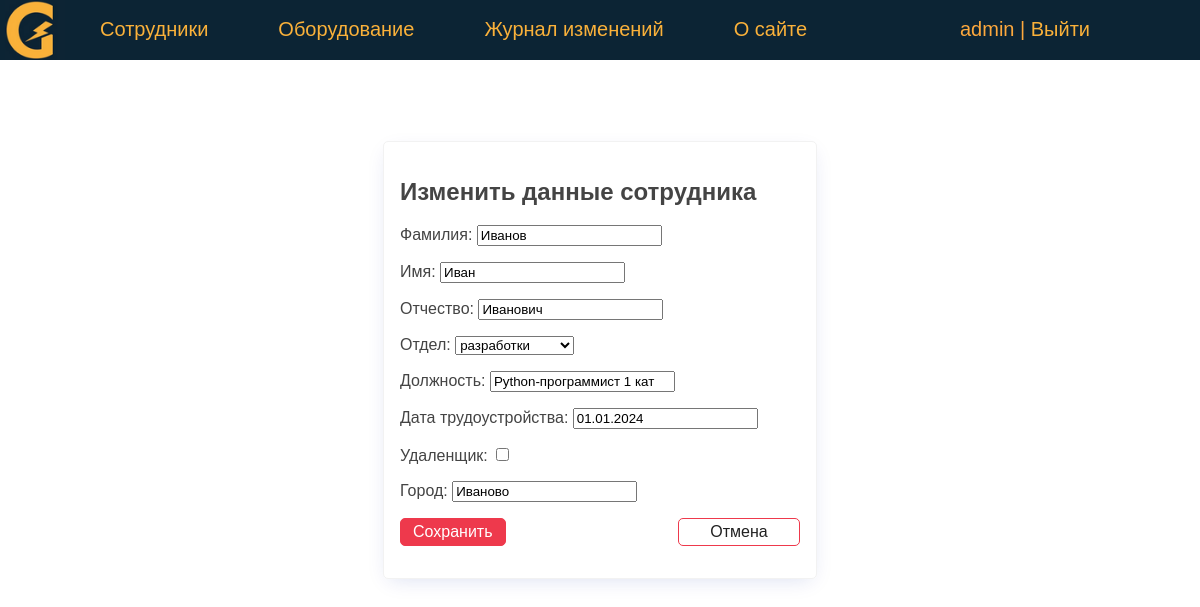
/person/2/update/ (signed in), run on the app's committed database.
### eqlog/models.py (models this page shows, shortened)
class Person(models.Model):
    last_name = models.CharField(verbose_name='Фамилия', max_length=50)
    first_name = models.CharField(verbose_name='Имя', max_length=50)
    middle_name = models.CharField(verbose_name='Отчество', max_length=50)
    department = models.ForeignKey('Department', on_delete=models.PROTECT, verbose_name='Отдел', related_name='get_persons')
    job_title = models.CharField(verbose_name='Должность', max_length=50)
    jobing_at = models.DateField(verbose_name='Дата трудоустройства', default=date(2024, 1, 1))
    created_at = models.DateTimeField(verbose_name='Дата создания', auto_now_add=True)
    updated_at = models.DateTimeField(verbose_name='Дата изменения', auto_now=True)
    remote = models.BooleanField(verbose_name='Удаленщик', default=False)
    is_working = models.BooleanField(verbose_name='Работает', default=True)
    city = models.CharField(verbose_name='Город', max_length=50, default='Москва')
    slug = AutoSlugField(populate_from='last_name', max_length=255, unique=True, db_index=True)
    user = models.ForeignKey(User, verbose_name='Пользователь', on_delete=models.DO_NOTHING, null=True)
    objects = models.Manager()
    def get_absolute_url(self):
        return reverse('person', kwargs={'pers_slug': self.slug})
    class Meta:
        verbose_name = 'Сотрудник'
        verbose_name_plural = 'Сотрудники'
        ordering = ['last_name', 'first_name']

### eqlog/views.py (the view, shortened to what this page needs)
# urls.py: path('person/<int:pk>/update/', UpdatePerson.as_view(), name='update_person'),
class UpdatePerson(LoginRequiredMixin, DataMixin, UpdateView):
    model = Person
    form_class = AddPersonForm
    template_name = 'eqlog/update_person.html'
    context_object_name = 'ps'
    def get_context_data(self, **kwargs):
        context = super().get_context_data(**kwargs)
        c_def = self.get_user_context(title='Изменить данные сотрудника')
        return {**context, **c_def}

### eqlog/forms.py (shortened to what this page needs)
class AddPersonForm(forms.ModelForm):
    class Meta:
        model = Person
        fields = ['last_name', 'first_name', 'middle_name', 'department', 'job_title', 'jobing_at', 'remote', 'city']

### eqlog/models.py (called while the page is built)
    def __str__(self):
        return self.name

### eqlog/utils.py (called while the page is built)
    def get_user_context(self, **kwargs):
        context = kwargs
        context['menu'] = menu
        return context

### eqlog/templates/eqlog/update_person.html (shortened to what this page needs)
{% extends 'eqlog/base.html' %}
{% block content %}
<div class="center">
    <form action="{% url 'update_person' ps.id %}" class="card" method="post" enctype="multipart/form-data">
        <h2> {{ title }} </h2>
        {{ form.as_p }}
        <p class="form-buttons">
            <input type="submit" class="btn btn-primary" value="Сохранить">
            <a href="{{ ps.get_absolute_url }}" class="btn btn-outline">Отмена</a>
        </p>
    </form>
</div>
{% endblock %}

### eqlog/templates/eqlog/base.html (shortened to what this page needs)
<!DOCTYPE html>
{% load static %}
<html>
<head>
    <link type="text/css" href="/static/eqlog/css/styles.css" rel="stylesheet" />
</head>
<body bgcolor="#FFFFFF">
    {% block mainmenu %}
    <header class="header">
    <ul id="mainmenu" class="mainmenu">
        <li class="logo">
            <a href="{% url 'home' %}"><div class="logo"></div></a>
        </li>
        {% for m in menu %}
            <li><a href="{% url m.url_name %}"> {{ m.title }} </a></li>
        {% endfor %}
        <li class="last">
            {% if request.user.is_authenticated %}
                <li class="last"> {{user.username}} | <a href="{% url 'logout' %}">Выйти</a> </li>
            {% else %}
                <li class="last"><a href="{% url 'login' %}">Войти</a> </li>
            {% endif %}
        </li>
    </ul>
    </header>
    {% endblock mainmenu %}
    <main>
        {% block content %}
        {% endblock content %}
    </main>
</body>
</html>

### eqlog/static/eqlog/css/styles.css (style rules this page uses)
body { font-family: 'Arial'; margin: 0; padding: 0; height: 100%; width: 100%; color: #444; }
a { color: #0059b2; text-decoration: none; }
.header { background: #0c2434; height: 60px; }
main { padding: 20px; }
.logo { background: url('../images/logo_home.png') no-repeat 0px 0px; background-size: contain; background-position: center; width: 70px; height: 60px; }
ul.mainmenu { list-style: none; margin: 0; padding: 0; height: 60px; color: #FDA83D; font-size: 20px; overflow: hidden; }
ul.mainmenu li { float: left; margin: 18px 40px 0 30px; }
ul.mainmenu li.logo { margin: 0; }
ul.mainmenu li.last { float: right; }
ul.mainmenu li a { color: #fab13a; text-decoration: none; }
.center { display: flex; flex-direction: column; align-items: center; justify-content: center; min-height: 70vh; }
.card { border: solid 1px #f2f2f2; padding: 1rem; border-radius: 5px; box-shadow: rgb(11 43 158 / 15%) 0px 6px 20px -6px; min-width: 400px; }
.form-buttons { display: flex; justify-content: space-between; align-items: center; gap: 0.75rem; }
.btn { padding: 0.25rem 0.75rem; border-radius: 5px; background-color: #ffffff; border: solid 1px #ffffff; color: #212121; cursor: pointer; test-decoration: none; font-size: 1rem; min-width: 6rem; text-align: center; }
.btn-outline { border: solid 1px #ee394c; }
.btn-primary { border: solid 1px #ee394c; background-color: #ee394c; color: #ffffff; }

### data on the page
Person: last_name "Иванов", first_name "Иван", middle_name "Иванович", department "разработки", job_title "Python-программист 1 кат", jobing_at "01.01.2024", city "Иваново"

### other printed values
{{ m.title }} "Сотрудники" "Оборудование" "Журнал изменений" "О сайте"
{{ user.username }} "admin"
{{ title }} "Изменить данные сотрудника"
